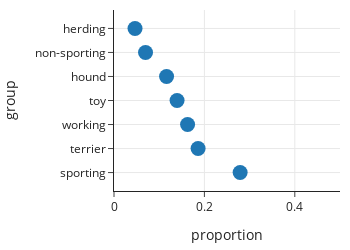

Write notebook code for a chart like this one.
### Markdown cell above
We also typically want to include zero when working with proportions, since
proportions range from 0 to 1.
The plot below shows the proportion of breeds in each type.

### Code cell
size_props = ((dogs['group'].value_counts() / len(dogs))
              .reset_index()
              .rename(columns={'index': 'group', 'group': 'proportion'}))

size_props
fig = px.scatter(size_props, x='proportion', y='group',
                 width=350, height=250)
fig.update_traces(marker_size=15)
fig.update_xaxes(range=[0, 0.5])

### Figure 1 — Plotly figure (JSON) as saved in the notebook; plotly's stock layout.template omitted (floating-point values rounded to 4 significant figures)
{"data": [{"hovertemplate": "proportion=%{x}<br>group=%{y}<extra></extra>", "legendgroup": "", "marker": {"color": "#1F77B4", "size": 15, "symbol": "circle"}, "mode": "markers", "name": "", "orientation": "h", "showlegend": false, "type": "scatter", "x": [0.2791, 0.186, 0.1628, 0.1395, 0.1163, 0.06977, 0.04651], "xaxis": "x", "y": ["sporting", "terrier", "working", "toy", "hound", "non-sporting", "herding"], "yaxis": "y"}], "layout": {"height": 250, "legend": {"tracegroupgap": 0}, "width": 350, "xaxis": {"anchor": "y", "domain": [0, 1], "range": [0, 0.5], "title": {"text": "proportion"}, "type": "linear"}, "yaxis": {"anchor": "x", "autorange": true, "domain": [0, 1], "range": [-0.7669, 6.767], "title": {"text": "group"}, "type": "category"}}}
